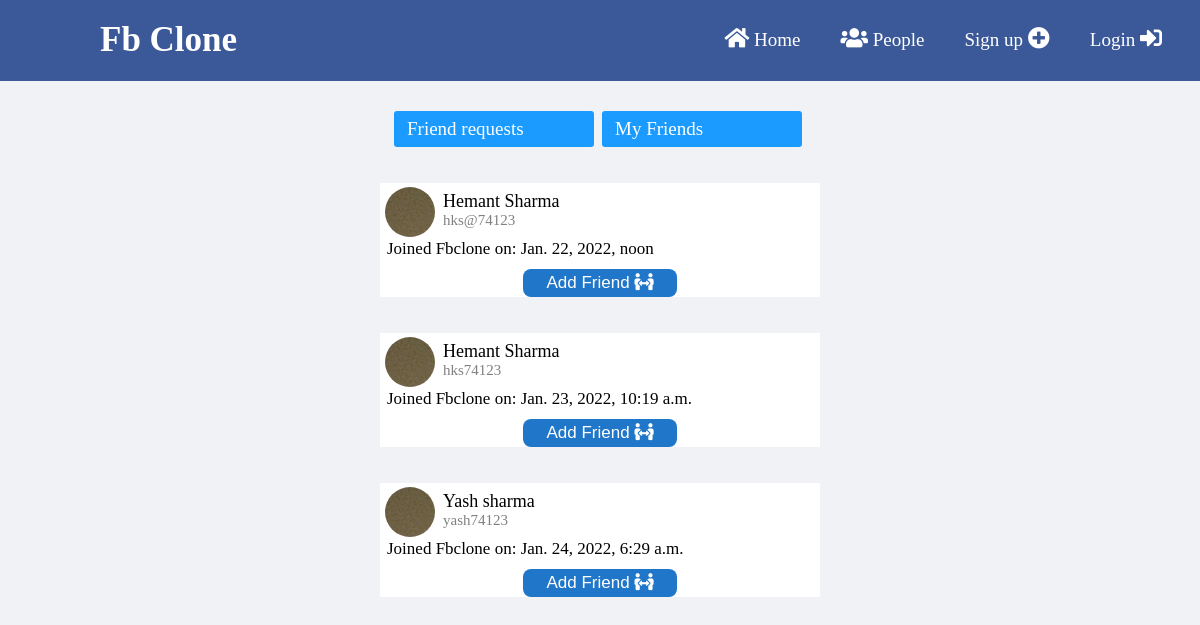
The app's page /Friends/, older data.
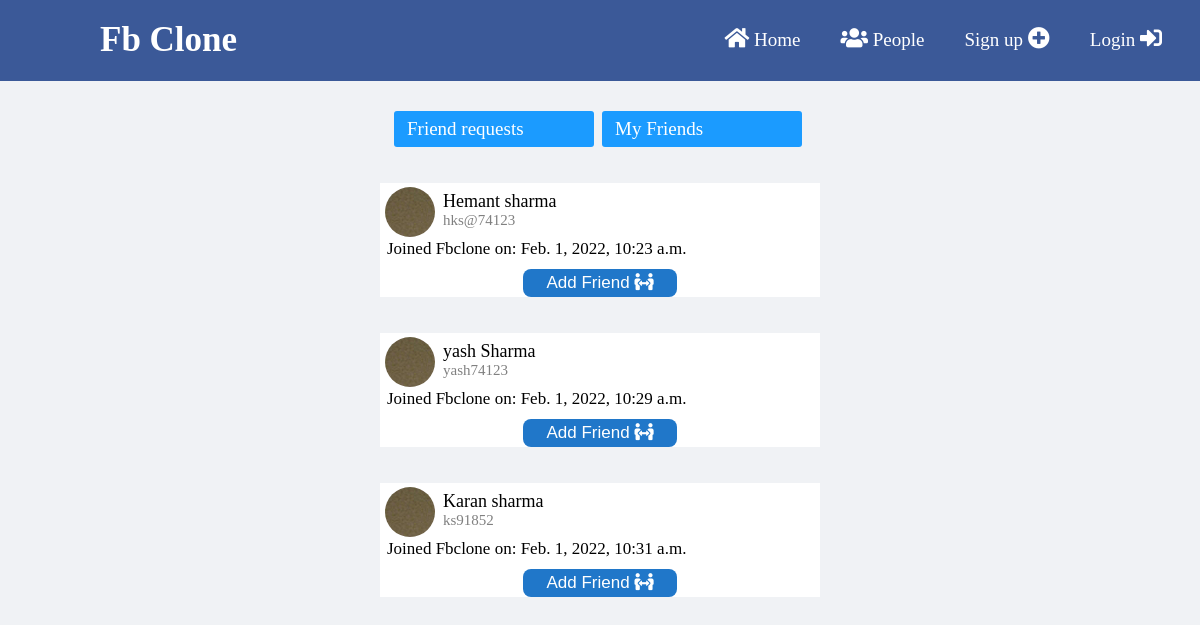
The same page, newer data.
### hksfbclone/models.py (models this page shows)
class profile_details(models.Model):
    user = models.ForeignKey(User,on_delete=models.CASCADE)
    imgp=models.FileField(upload_to='imgs',default='default.jpg', null=True,blank=True)
    u_nm=models.CharField(max_length=150)
    fstname=models.CharField(max_length=250)
    secname=models.CharField(max_length=250)
    terimail=models.EmailField()
    fbacc=models.CharField(max_length=250)
    unicode = models.CharField(max_length=100,null=True)
    timestamp = models.DateTimeField(null=True)
    verified = models.BooleanField(default=False)
    friends=models.ManyToManyField(User,related_name='Friends',blank=True)

### hksfbclone/views.py (the view)
# urls.py: path('Friends/',views.friends),
def friends(request):
    if request.user.is_authenticated:
        user_prof=profile_details.objects.get(user=request.user)
        sent_req=friend_request.objects.filter(from_user=user_prof)
        req=[]
        for rq in sent_req:
            req.append(rq.to_user)
        get_friends=user_prof.friends.all()
        sh_friends=[]
        for i in get_friends:
            sh_friends.append(profile_details.objects.get(user=i))
        all_users=profile_details.objects.exclude(user=request.user)
        lst=list(all_users)
        new_lst=[item for item in lst if item not in (req or sh_friends)]
        return render(request,'users.html',{'users':new_lst})
    else:
        all_users=profile_details.objects.all()
        return render(request,'users.html',{'users':all_users})

### templates/users.html (shortened to what this page needs)
{% load static %}
<!DOCTYPE html>
<html lang="en">
<head>
    <link rel="stylesheet" href="https://use.fontawesome.com/releases/v5.15.3/css/all.css">
    <link rel="stylesheet" href="{% static 'navbar.css' %}">
    <link rel="stylesheet" href="{% static 'cpost.css' %}">
</head>
<body>
    <nav>
        <label class="logo">Fb Clone</label>
        {% if user.is_authenticated %}
        <ul>
        <li>
            <div>
            <a href="/">
                <i class="fas fa-home" style="color: white !important;font-size: 22px !important;"></i>
                <label style="cursor: pointer;">Home</label>
            </a>
            </div>
        </li>
        <li>
            <a href="/cpost">
            <i class="fas fa-upload" style="color: white !important;font-size: 22px !important;"></i>
            <label style="cursor: pointer;">Post</label>
            </a>
        </li>
        <li>
            <a href="/my_groups/">
                <i class="fas fa-users" style="color: white !important;font-size: 22px !important;"></i>
                <label style="cursor: pointer;">Groups</label>
            </a>
        </li>
        <li>
            <a href="/my_friends/">
            <i class="fas fa-user-friends" style="color: white !important;font-size: 25px !important;"></i>
            <label style="cursor: pointer;">Friends</label>
            </a>
        </li>
        <div class="dropdown">
            <button class="dropbtn" onclick="showprof()"><i class="fas fa-user-circle" style="color: white !important;font-size: 25px !important;"></i><label style="cursor: pointer;padding-left: 3px;">Account</label>
            </button>
            <div class="dropdown-content" id="dropdown-content">
              <a href="/showprofile"><i class="fas fa-user-circle"></i> Profile</a>
              <a href="/mposts"><i class="fas fa-upload"></i> My Posts</a>
              <a href="/logout">Logout <i class="fas fa-sign-out-alt"></i></a>
            </div>
          </div>
    </ul>
        {% else %}
        <ul>
            <li><a href="/cm"><i class="fas fa-home" style="color: white !important;font-size: 22px !important;"></i>
                <label style="cursor: pointer;">Home</label></a></li>
            <li><a href="/Friends/"><i class="fas fa-users" style="color: white !important;font-size: 22px !important;"></i> <label style="cursor: pointer;">People</label></a></li>
            <li><a href="/sgn"><label style="cursor: pointer;">Sign up</label> <i class="fas fa-plus-circle" style="color: white !important;font-size: 22px !important;"></i></a></li>
            <li><a href="/lgn"><label style="cursor: pointer;">Login</label> <i class="fas fa-sign-in-alt" style="color: white !important;font-size: 22px !important;"></i></a></li>
            </ul>
        {% endif %}
    </nav>
    <div class="other_options">
        <a href="/show_requets/" class="same_as">Friend requests</a>
        <a href="/my_friends/" class="same_as">My Friends</a>
    </div>
    {% for user in users %}
    <div class="post1">
        <div class="prf">
            <div class="p" style="background-image: url('{{ user.imgp.url }}');"></div>
            <label id="nm">{{ user.fstname }} {{ user.secname }}</label>
            <label id="tsm1">{{ user.u_nm }}</label>
            <label id="tsm2">Joined Fbclone on: {{ user.timestamp }}</label>
        </div>
        <div class="abt">
        <button id="{{ user.id }}" class="upls" style="margin-top: 40px;" onclick="Add_Friend(id)">Add Friend <i class="fas fa-people-arrows"></i></button>
    </div>
    </div>
    {% endfor %}
</body>
</html>

### static/navbar.css (style rules this page uses)
* { padding: 0; margin: 0; text-decoration: none; list-style: none; box-sizing: border-box; }
body { font-family: montserrat; }
nav { display: inline-block; background: #3b5998; width: 100%; }
label.logo { color: white; font-size: 35px; line-height: 80px; padding: 0 100px; font-weight: bold; }
nav ul { float: right; margin-right: 20px; }
nav ul li { display: inline-block; line-height: 80px; margin: 0 5px; }
nav ul li a { color: white; font-size: 19px; padding: 7px 13px; border-radius: 3px; }

### static/cpost.css (style rules this page uses)
body { background: #f0f2f5; }
.p { float: left; width: 50px; height: 50px; border-radius: 25px; margin-top: 4px; margin-left: 5px; }
#nm { display: inline-block; font-size: 18px; padding: 8px; padding-bottom: 0px; }
#tsm1 { display: block; font-size: 15px; font-weight: lighter; margin-top: 0px; padding-left: 63px; color: gray; }
#tsm2 { display: block; font-size: 17px; margin-top: 0px; padding-left: 7px; position: absolute; padding-top: 10px; }
.post1 { background: white; width: 440px; margin: auto; margin-top: 3%; }
.same_as { display: inline-block; width: 200px; background-color: #1b9bff; color: white; font-size: 19px; padding: 7px 13px; border-radius: 3px; outline: none; margin-left: 4px; }
.other_options { width: 420px; margin: auto; margin-top: 30px; }
.abt { margin-top: 18px; }
.upls { display: block; width: 35%; height:28px; margin: auto; font-size: 17px; padding:0 20px; border:none; background:#2077C9; color:white; cursor:pointer; border-radius: 8px; margin-bottom: 30px; }

Row changes from the older to the newer data that the page shows:
removed profile_details: imgp (placeholder picture), fstname "Hemant", secname "Sharma", u_nm "hks74123", timestamp "Jan. 23, 2022, 10:19 a.m."
removed profile_details: imgp (placeholder picture), fstname "Yash", secname "sharma", u_nm "yash74123", timestamp "Jan. 24, 2022, 6:29 a.m."
changed profile_details "Hemant": secname "Sharma" → "sharma"; timestamp "Jan. 22, 2022, noon" → "Feb. 1, 2022, 10:23 a.m."
added profile_details: imgp (placeholder picture), fstname "yash", secname "Sharma", u_nm "yash74123", timestamp "Feb. 1, 2022, 10:29 a.m."
added profile_details: imgp (placeholder picture), fstname "Karan", secname "sharma", u_nm "ks91852", timestamp "Feb. 1, 2022, 10:31 a.m."
